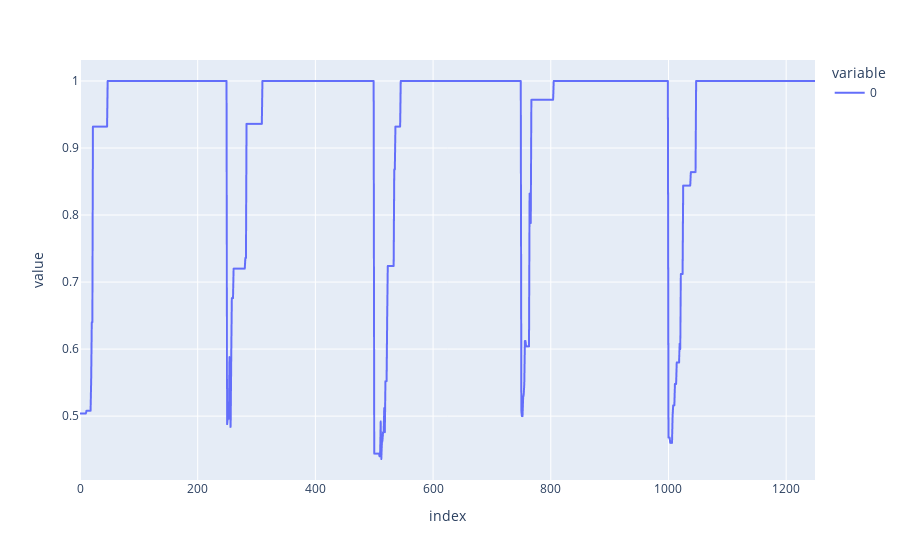

The notebook cell this image was saved under:
### Code cell
px.line(accL).show()

### Figure 1 — Plotly figure (JSON) as saved in the notebook; plotly's stock layout.template omitted (floating-point values rounded to 4 significant figures; data arrays with more than 128 entries replaced by an {"elided": "..."} marker saying what was removed)
{"data": [{"hovertemplate": "variable=0<br>index=%{x}<br>value=%{y}<extra></extra>", "legendgroup": "0", "line": {"color": "#636efa", "dash": "solid"}, "marker": {"symbol": "circle"}, "mode": "lines", "name": "0", "showlegend": true, "type": "scattergl", "x": {"elided": "1250 int values"}, "xaxis": "x", "y": {"elided": "1250 float values"}, "yaxis": "y"}], "layout": {"legend": {"title": {"text": "variable"}, "tracegroupgap": 0}, "margin": {"t": 60}, "xaxis": {"anchor": "y", "domain": [0, 1], "title": {"text": "index"}}, "yaxis": {"anchor": "x", "domain": [0, 1], "title": {"text": "value"}}}}
